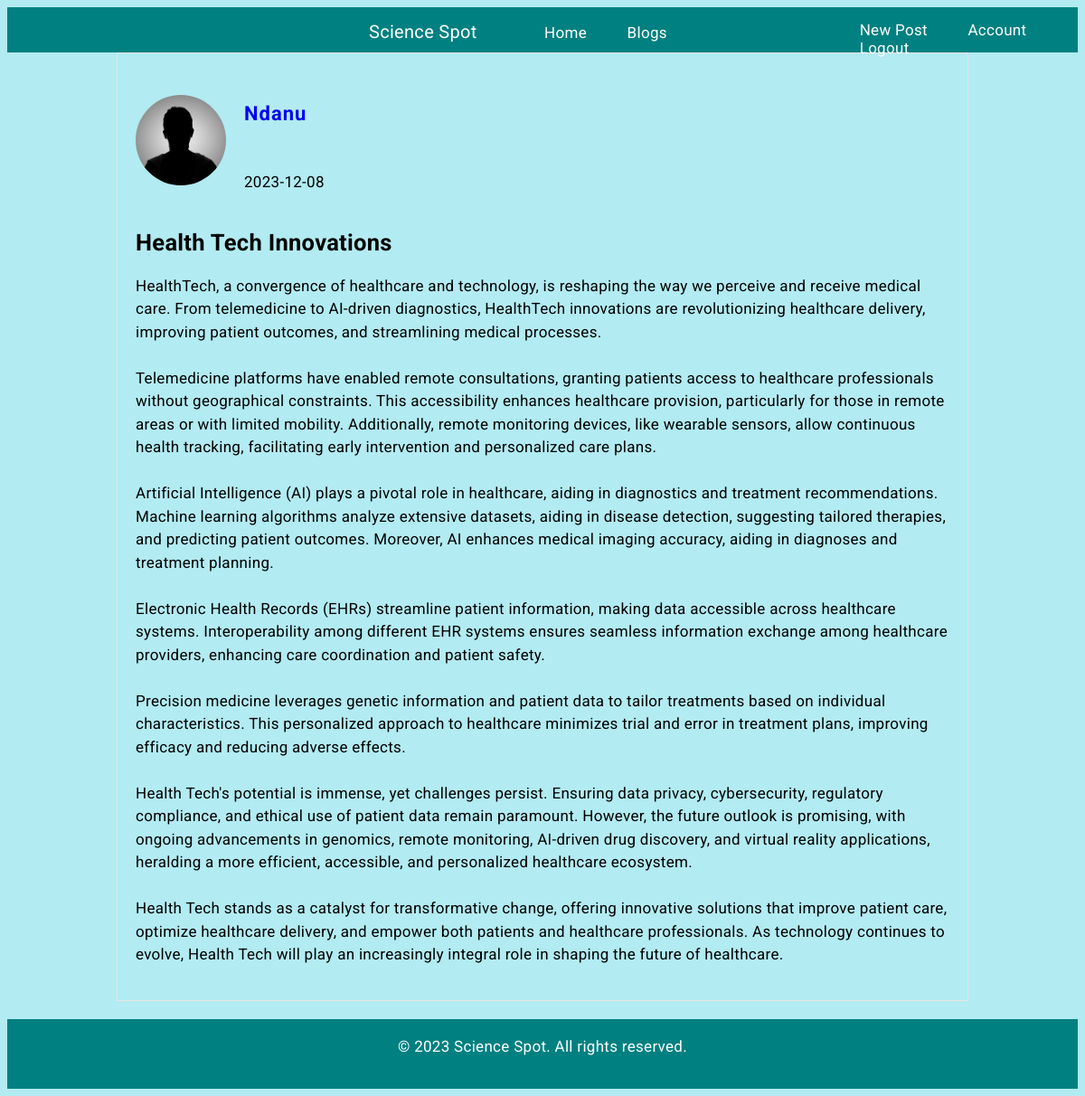
Screenshot of /post/7 (signed in) with the database file from the repository.
### flaskblog/models.py (models this page shows, shortened)
class User(db.Model, UserMixin):
    id = db.Column(db.Integer, primary_key=True)
    username = db.Column(db.String(20), unique=True, nullable=False)
    email = db.Column(db.String(120), unique=True, nullable=False)
    image_file = db.Column(db.String(20), nullable=False, default='default.jpg')
    password = db.Column(db.String(60), nullable=False)
    posts = db.relationship('Post', backref='author', lazy=True)
    """How ro represent our user model"""

class Post(db.Model):
    id = db.Column(db.Integer, primary_key=True)
    title = db.Column(db.String(100), nullable=False)
    date_posted = db.Column(db.DateTime, nullable=False, default=datetime.utcnow)
    content = db.Column(db.Text, nullable=False)
    user_id = db.Column(db.Integer, db.ForeignKey('user.id'), nullable=False)
    """How ro represent our post model"""

### flaskblog/routes.py (the view)
@app.route("/post/<int:post_id>")
@login_required
def post(post_id):
    post = Post.query.get_or_404(post_id)
    return render_template('post.html', title=post.title, post=post)

### flaskblog/models.py (called while the page is built)
@login_manager.user_loader
def load_user(user_id):
    return User.query.get(int(user_id))

### flaskblog/templates/post.html (shortened to what this page needs)
{% extends 'layout.html' %} {% block content %}
<div class="homedivpost">
  <div class="homedivdetails">
    <img class="accountimageclass" src="{{ url_for('static', filename='images/' + post.author.image_file) }}"/>
    <div class="user-details">
      <p><a href="{{ url_for('user_posts', username=post.author.username) }}">{{ post.author.username }}</a></p>
      <p>{{ post.date_posted.strftime('%Y-%m-%d') }}</p>
    </div>
  </div>
  <p><h2>{{ post.title }}</h2></p>
  <p>{{ post.content }}</p>
</div>
{% endblock %}

### flaskblog/static/navigation.css (style rules this page uses)
* { text-decoration: none; }

### flaskblog/static/style.css (style rules this page uses)
body { background: #B2EBF2; font-size: 17px; letter-spacing: 0.3px; font-family: roboto, sans-serif; }
.accountimageclass { border-radius: 50%; width: 100px; height: 100px; object-fit: cover; }
.homedivdetails { display: flex; align-items: center; }
.user-details { display: flex; flex-direction: column; margin-left: 20px; }
.user-details a { padding-top: 20px; text-decoration: none; font-weight: bold; font-size: 22px; letter-spacing: 1px; margin-bottom: 10px; }
.user-details > p { margin-top: 30px; }
.homedivpost { margin: auto; padding: 20px; width: 900px; height: 100%; border: 1px solid rgb(231, 226, 226); }
.homedivpost p { word-wrap: break-word; white-space: pre-line; line-height: 1.5; }

### rows the page displays
User: image_file (placeholder picture), author.username "Ndanu"
Post: date_posted "2023-12-08", title "Health Tech Innovations", content "HealthTech, a convergence of healthcare and technology, is reshaping the way we perceive and receive medical care. From telemedicine to AI-driven diagnostics, HealthTech innovations are revolutionizing healthcare delivery, improving patient outcomes, and streamlining medical processes. Telemedicine platforms have enabled remote consultations, granting patients access to healthcare professionals without geographical constraints. This accessibility enhances healthcare provision, particularly for those in remote areas or with limited mobility. Additionally, remote monitoring devices, like wearable sensors, allow continuous health tracking, facilitating early intervention and personalized care…"
